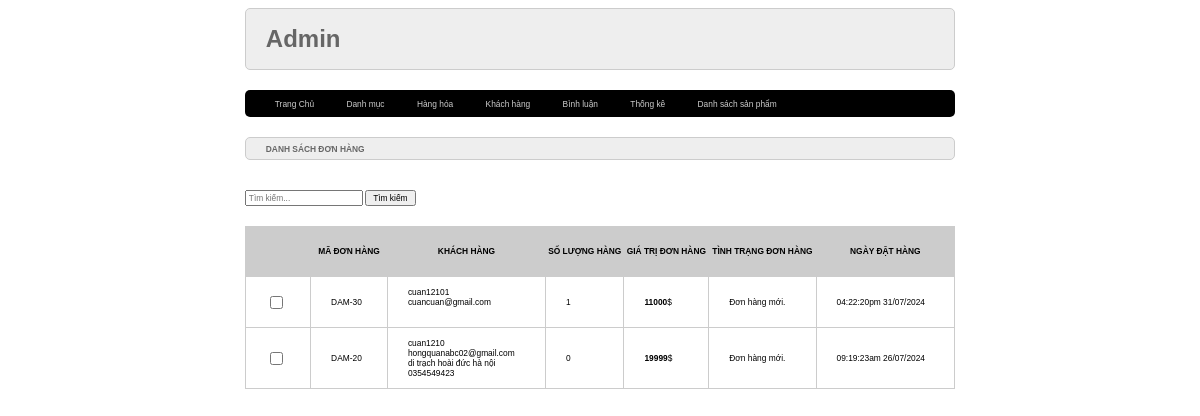
/admin/index.php?act=dsbill, run on the app's committed database.
### tables this page shows
CREATE TABLE `bill` (
  `id` int NOT NULL,
  `iduser` int NOT NULL DEFAULT '0',
  `bill_name` varchar(255) NOT NULL,
  `bill_address` varchar(255) NOT NULL,
  `bill_tel` varchar(255) NOT NULL,
  `bill_email` varchar(255) NOT NULL,
  `bill_pttt` tinyint(1) NOT NULL DEFAULT '1' COMMENT '1.Thanh toán trực tiếp.\r\n2.Chuyển khoản.\r\n3.Thanh toán online.',
  `ngaydathang` varchar(50) NOT NULL,
  `total` int NOT NULL DEFAULT '0',
  `bill_status` tinyint(1) DEFAULT '0' COMMENT '0.Đơn hàng mới.\r\n1.Đang xử lý.\r\n2.Đang giao hàng.\r\n3.Đã giao hàng.',
  `receive_name` varchar(255) DEFAULT NULL,
  `receive_address` varchar(255) DEFAULT NULL,
  `receive_tel` varchar(50) DEFAULT NULL
);

### model/pdo.php (called while the page is built, shortened)
<?php
function pdo_get_connection(){
    $dburl = "mysql:host=localhost;dbname=duanmau2024;charset=utf8";
    $username = 'root';
    $password = '';
    $conn = new PDO($dburl, $username, $password);
    $conn->setAttribute(PDO::ATTR_ERRMODE, PDO::ERRMODE_EXCEPTION);
    return $conn;
}
function pdo_query($sql){
    $sql_args = array_slice(func_get_args(), 1);
    try{
        $conn = pdo_get_connection();
        $stmt = $conn->prepare($sql);
        $stmt->execute($sql_args);
        $rows = $stmt->fetchAll();
        return $rows;
    }
    catch(PDOException $e){
        throw $e;
    }
    finally{
        unset($conn);
    }
}

### model/cart.php (called while the page is built, shortened)
<?php
    function loadall_bill($kyw="" ,$iduser=0) {
        $sql ="SELECT * FROM bill WHERE 1";
        if ($kyw!="") $sql.=" AND id like '%".$kyw."%' ";
        $sql.=" ORDER BY id DESC";
        $listbill = pdo_query($sql);
        return $listbill;
    }
    function get_ttdh($n) {
        switch ($n) {
            case '0':
                $tt= "Đơn hàng mới.";
                break;
        }
        return $tt;
    }
    function loadall_cart_count($idbill) {
        $sql = "SELECT * FROM cart WHERE ibbill=".$idbill;
        $bill = pdo_query($sql);
        return sizeof($bill);
    }
?>

### admin/bill/list.php (the view)
<div class="row formtitle mb">
    <h1>DANH SÁCH ĐƠN HÀNG</h1>
</div>
<form action="index.php?act=listbill" method="post">
    <input type="text" name="kyw" placeholder="Tìm kiếm...">
    <input type="submit" name="" value="Tìm kiếm">
</form>
<div class="row formcontent">
<div class="row mb10 formdsloai">
    <table>
        <tr>
            <th></th>
            <th>MÃ ĐƠN HÀNG</th>
            <th>KHÁCH HÀNG</th>
            <th>SỐ LƯỢNG HÀNG</th>
            <th>GIÁ TRỊ ĐƠN HÀNG</th>
            <th>TÌNH TRẠNG ĐƠN HÀNG</th>
            <th>NGÀY ĐẶT HÀNG</th>
        </tr>
        <?php
        foreach ($listbill as $bill) {
            extract($bill);
            $kh = $bill["bill_name"] . '<br>' . $bill["bill_email"] . '<br>' . $bill["bill_address"] . '<br>' . $bill["bill_tel"];
            $ttdh = get_ttdh($bill["bill_status"]);
            $count = loadall_cart_count($bill["id"]);
            echo '<tr>
                    <td><input type="checkbox" name="" id=""></td>
                    <td>DAM-' . $bill['id'] . '</td>
                    <td>' . $kh . '</td>
                    <td>' . $count . '</td>
                    <td><strong>' . $bill['total'] . '</strong>$</td>
                    <td>' . $ttdh . '</td>
                    <td>' . $bill['ngaydathang'] . '</td>
                </tr>';
        }
        ?>
    </table>
</div>

### css/style.css (style rules this page uses)
* { box-sizing: border-box; font-family: sans-serif; font-size: 0.7vw; }
.row { float: left; width: 100%; }
.mb10 { margin-bottom: 5px; }
.mb { margin-bottom: 30px; }
.formtitle { border: 1px #ccc solid; color: #666; border-radius: 5px; background-color: #eee; padding: 0px 20px; }
.formcontent { padding: 20px 0; }
.formdsloai table { width: 100%; border-collapse: collapse; }
.formdsloai table th { padding: 20px 0; background-color: #ccc; }
.formdsloai table td { padding: 10px 20px; border: 1px solid #ccc; }

### data on the page
bill: id "30", bill_name "cuan12101", bill_email "cuancuan@gmail.com", count "1", total "11000", bill_status "Đơn hàng mới.", ngaydathang "04:22:20pm 31/07/2024"
bill: id "20", bill_name "cuan1210", bill_email "hongquanabc02@gmail.com", bill_address "di trạch hoài đức hà nội", bill_tel "0354549423", count "0", total "19999", bill_status "Đơn hàng mới.", ngaydathang "09:19:23am 26/07/2024"
